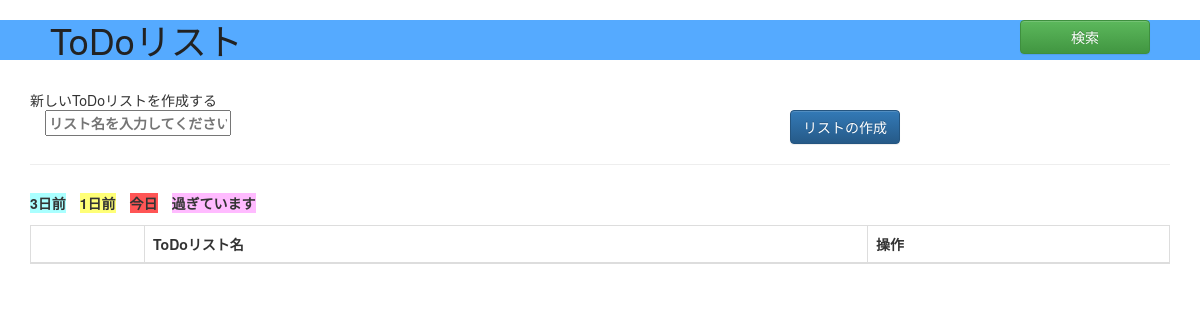
/cms/ToDoList/, run on an earlier commit of the app's database.
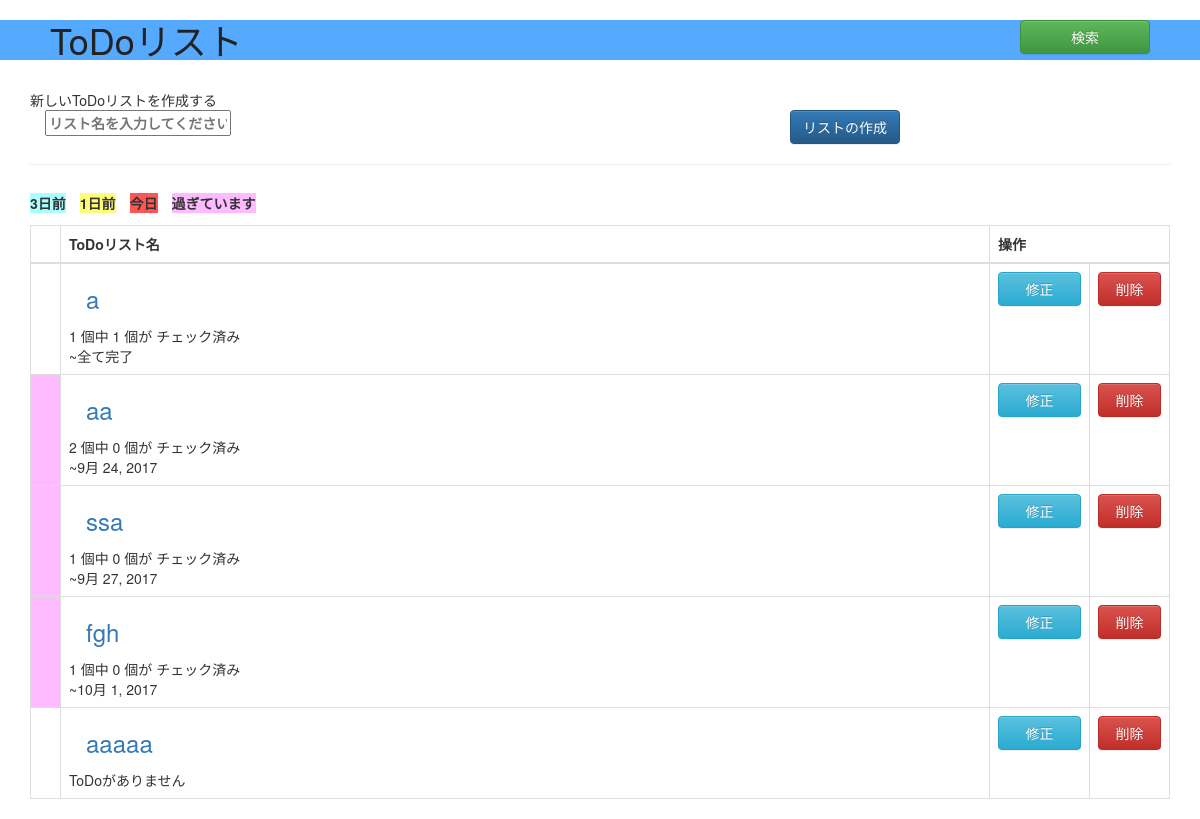
And on a later commit of the database.
### cms/models.py (models this page shows, shortened)
class ToDoList(models.Model):
    todolist_name = models.CharField('ToDoリスト名', max_length=60)

### cms/views.py (the view, shortened to what this page needs)
def ToDoList_list(request):
    form = ToDoListForm(request.POST or None)
    messages_error = None
    messages_success = None
    todolists = ToDoList.objects.annotate(latest_day=Max('todos__created_time')).order_by('-latest_day') # ToDoリストに登録されているToDoの作成日が新しい順にソート
    todo_count = []
    check_count = []
    near_dead = []
    now = datetime.datetime.now()
    now_date = datetime.date(now.year, now.month, now.day)
    time_between = []
    for i in todolists:
        tmp = ToDoList.objects.filter(todolist_name=i.todolist_name).annotate(c_todo=Count('todos__todo_name'))# そのToDoリストが親となるToDoの個数をカウント
        todo_count += [tmp[0].c_todo]
        tmp = ToDoList.objects.filter(todolist_name=i.todolist_name,todos__comp=True).annotate(c_check=Count('todos__todo_name'))# そのToDoリストが親となるToDoの内,完了した個数をカウント
        if tmp:
            check_count += [tmp[0].c_check]
        else:
            check_count += [0]
        tmp = ToDoList.objects.filter(todolist_name=i.todolist_name,todos__comp=False).annotate(near_day=Min('todos__deadline'))# そのToDoリストが親となるToDoの内,最も締め切りが近い日(完了したものは含まない)
        if tmp:
            near_dead += [tmp[0].near_day]
            time_between += [int((tmp[0].near_day - now_date).days)]
        else:
            near_dead += ['全て完了'] # 締め切りが近い日が1つも格納されていなければ「全て完了」、ToDoが0個でも同様に処理しtemplateのhtmlで再処理を行う
            time_between += [None]
    contexts = {
        'form':form,
        'todolists':todolists,
        'todo_count':todo_count,
        'check_count':check_count,
        'near_dead':near_dead,
        'time_between':time_between,
        'messages_error':messages_error,
        'messages_success':messages_success,
    }
    return render(request,'cms/ToDoList_list.html',contexts)

### cms/forms.py
class ToDoListForm(ModelForm):
    class Meta:
        model = ToDoList
        fields = ('todolist_name',)
        widgets = {
            'todolist_name': forms.TextInput(attrs={'placeholder':'リスト名を入力してください'})
        }

### cms/templatetags/mytag.py (called while the page is built)
@register.filter(name='show_list')
def show_list(tmp_list,index):
    return tmp_list[index]

### cms/templates/cms/ToDoList_list.html (shortened to what this page needs)
{% extends "base.html" %}
{% block extrahead %}
{% load bootstrap %}
{% endblock %}
{% block content %}
    <br>
    <form action="{% url 'cms:todolist_list' %}" method="post" class="form-horizontal" role="form">
      新しいToDoリストを作成する<br>
      <label class="col-sm-8">{{ form.todolist_name}}</label>
      <button type="submit" class="btn btn-primary ">リストの作成</button>
    </form>
    <Hr Color="#000">
    {% include "cms/ToDoList_list2.html" %}
{% endblock content %}

### cms/templates/base.html (shortened to what this page needs)
{% load staticfiles %}
<!DOCTYPE html>
<html lang="{{ LANGUAGE_CODE|default:"en-us" }}">
  <head>
  <link href="{% static 'css/bootstrap.min.css' %}" rel="stylesheet">
  <link href="{% static 'css/bootstrap-theme.min.css' %}" rel="stylesheet">
</head>
<body>
  <h1 style= background-color:#5AF padding: 10px>
    <a href="{% url 'cms:todolist_list' %}" style= "color:#222; padding-left: 50px;">ToDoリスト</a>
    <div style="float:right; padding-right:50px; width: 180px;">
      <a href="{% url 'cms:search' %}" class="btn btn-success btn-block" style=float:right>検索</a>
    </div>
  </h1>
  <div class="container">
    {% block content %}{% endblock %}
  </div>
</body>
</html>

### cms/templates/cms/ToDoList_list2.html
<div class="list">
  <table style=”text-align:right;”>
    <thead>
      <tr>
        <th bgcolor="#AFF"> 3日前 </th><th>　</th>
        <th bgcolor="#FF7"> 1日前 </th><th>　</th>
        <th bgcolor="#F55"> 今日 </th><th>　</th>
        <th bgcolor="#FBF"> 過ぎています </th>
      </tr>
    </thead>
  </table>
</div>
<br>
<table class="table table-bordered">
  <thead>
    <tr>
      <th></th>
      <th>ToDoリスト名</th>
      <th colspan="2">操作</th>
    </tr>
  </thead>
  <tbody>
    {% load mytag %}
    {% for todolist_part in todolists %}
      <tr>
        {% if time_between|show_list:forloop.counter0 < 0 %}
          <td bgcolor="#FBF" width="30">
        {% elif time_between|show_list:forloop.counter0 == 0  %}
          <td bgcolor="#F55" width="30">
        {% elif time_between|show_list:forloop.counter0 == 1  %}
          <td bgcolor="#FF7" width="30">
        {% elif time_between|show_list:forloop.counter0 <= 3  %}
          <td bgcolor="#AFF" width="30">
        {% else %}
          <td width="30">
        {% endif %}
        </td>
        <td>
          <a href="{% url 'cms:todo_list' todolist_id=todolist_part.id %}" class="btn btn-link btn-lg"><font size="5">{{ todolist_part.todolist_name }}</font></a><br>
          {% if todo_count|show_list:forloop.counter0 > 0 %}
            {{ todo_count|show_list:forloop.counter0 }} 個中 {{ check_count|show_list:forloop.counter0 }} 個が チェック済み<br>
            ~{{ near_dead|show_list:forloop.counter0  }}
          {% else %}
            ToDoがありません
          {% endif %}
        </td>
        <td align="center" valign="middle" width="100">
            <a href="{% url 'cms:todolist_mod' todolist_id=todolist_part.id %}" class="btn btn-info btn-block" >修正</a>
        </td>
        <td align="center" valign="middle" width="80">
            <a href="{% url 'cms:todolist_del' todolist_id=todolist_part.id %}" class="btn btn-danger btn-block">削除</a>
        </td>
      </tr>
    {% endfor %}
  </tbody>
</table>

### cms/templates/cms/ToDoList_list.html (style rules this page uses)
table { margin-top: 8px; }
div.list { display: inline-block; }

What changed in the data, as far as the page shows it:
added ToDoList: todolist_name "a", counter0 "1", counter0 "全て完了"
added ToDoList: todolist_name "aa", counter0 "2", counter0 "0", counter0 "9月 24, 2017"
added ToDoList: todolist_name "ssa", counter0 "1", counter0 "0", counter0 "9月 27, 2017"
added ToDoList: todolist_name "fgh", counter0 "1", counter0 "0", counter0 "10月 1, 2017"
added ToDoList: todolist_name "aaaaa", shows "ToDoがありません"
